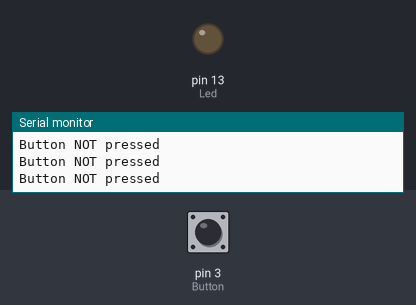
The sketch below on a simulated Arduino Uno, built with avr-gcc and run on an emulated ATmega328P. On the bench: output pins drawn as LEDs (lit = HIGH), the last lines printed to the serial monitor. Dashed ring = blinking. The test bench sets the inputs (shaded band); at power-on: pin 3 (Button) LOW.

Above: at 1.2 s.
1.3 s: pin 3 (Button) pulled HIGH for 0.15 s
At 1.38 s:
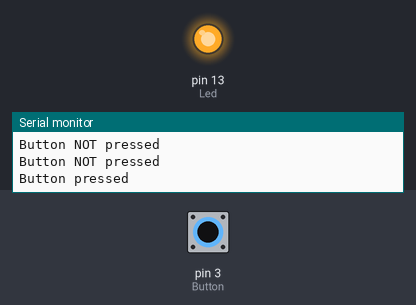
2.9 s: pin 3 (Button) pulled HIGH for 0.15 s
At 3.4 s:
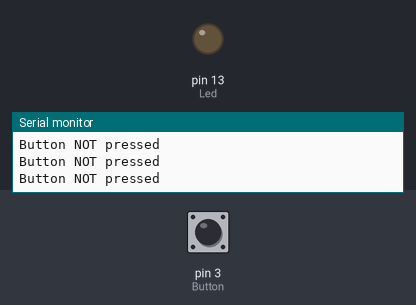
6.0 s: pin 3 (Button) pulsed HIGH 2 times (0.12 s each, 0.3 s apart)
At 6.37 s:
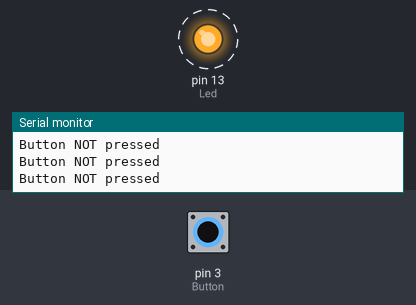
9.6 s: pin 3 (Button) pulsed HIGH 5 times (0.12 s each, 0.3 s apart)
At 12.0 s:
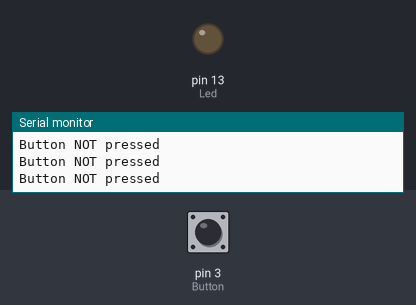
Timing chart, 0 to 13.5 s (numbered marks = the images above; inputs shaded):
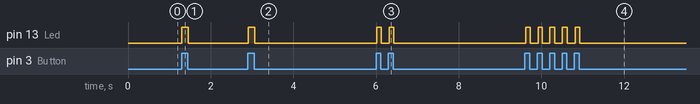

Measured:
- after the input at 1.3 s, pin 13 (Led): LOW → HIGH at once, → LOW 0.15 s later
- after the input at 2.9 s, pin 13 (Led): LOW → HIGH at once, → LOW 0.15 s later
- after the input at 6.0 s, pin 13 (Led): alternates HIGH for 0.12 s and LOW for 0.19 s, 4 changes in all, then stays LOW, starting at once
- after the input at 9.6 s, pin 13 (Led): alternates HIGH for 0.12 s and LOW for 0.19 s, 10 changes in all, then stays LOW, starting at once

The sketch:

pushButton.ino
```cpp
//define input and output pins
const int Button = 3;
const int Led = 13;

void setup() {
  pinMode(Button, INPUT);
  pinMode(Led, OUTPUT);
  Serial.begin(9600);
}

void loop() {
  int val;

  val = digitalRead(Button);

  if(val == HIGH) {
    digitalWrite(Led, HIGH);
    Serial.println("Button pressed");
  }
  else {
    digitalWrite(Led, LOW);
    Serial.println("Button NOT pressed");
  }
}
```
